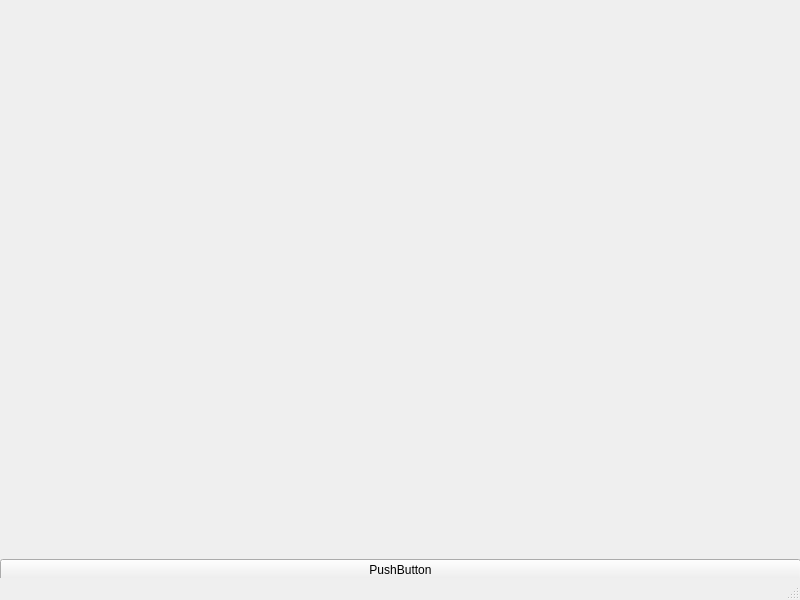
<?xml version="1.0" encoding="UTF-8"?>
<ui version="4.0">
 <class>MainWindow</class>
 <widget class="QMainWindow" name="MainWindow">
  <property name="geometry">
   <rect>
    <x>0</x>
    <y>0</y>
    <width>800</width>
    <height>600</height>
   </rect>
  </property>
  <property name="windowTitle">
   <string>MainWindow</string>
  </property>
  <widget class="QWidget" name="centralwidget">
   <widget class="QWidget" name="verticalLayoutWidget">
    <property name="geometry">
     <rect>
      <x>0</x>
      <y>0</y>
      <width>801</width>
      <height>581</height>
     </rect>
    </property>
    <layout class="QVBoxLayout" name="verticalLayout">
     <property name="sizeConstraint">
      <enum>QLayout::SetDefaultConstraint</enum>
     </property>
     <item>
      <layout class="QHBoxLayout" name="horizontalLayout_4">
       <item>
        <widget class="QLabel" name="label_2">
         <property name="autoFillBackground">
          <bool>false</bool>
         </property>
         <property name="text">
          <string/>
         </property>
        </widget>
       </item>
       <item>
        <widget class="QLabel" name="label">
         <property name="text">
          <string/>
         </property>
        </widget>
       </item>
      </layout>
     </item>
     <item>
      <widget class="QPushButton" name="pushButton">
       <property name="text">
        <string>PushButton</string>
       </property>
      </widget>
     </item>
    </layout>
   </widget>
  </widget>
  <widget class="QMenuBar" name="menubar">
   <property name="geometry">
    <rect>
     <x>0</x>
     <y>0</y>
     <width>800</width>
     <height>22</height>
    </rect>
   </property>
  </widget>
  <widget class="QStatusBar" name="statusbar"/>
 </widget>
 <resources/>
 <connections/>
</ui>
